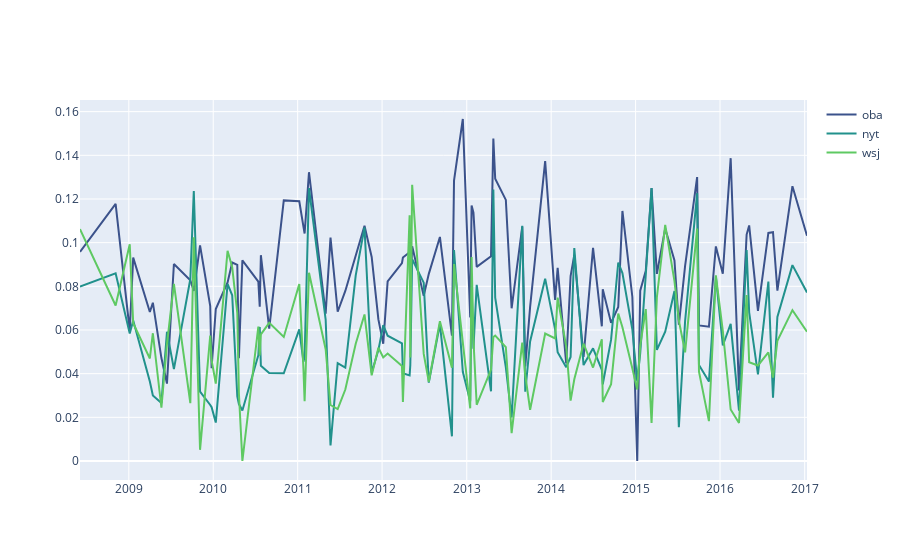

Notebook source saved alongside this figure:
### Code cell
# Could also do one emotion at a time and color by source

# emotion name (fear,anger,trust,surprise,positive,negative,sadness,disgust,joy,anticipation)
emodata = facetPlotData.query('emotion == "joy"') # oba, nyt, wsj

# extract color palette, the palette can be changed
# Same number of colors as number of Attributes
list_source = list(set(facetPlotData['source']))
pal = list(sns.color_palette(palette='viridis', n_colors=len(list_source)).as_hex())

fig = go.Figure()
for d,p in zip(list_source, pal):
    fig.add_trace(go.Scatter(x = emodata[emodata['source']==d]['date'],
                             y = emodata[emodata['source']==d]['emoValue'],
                             name = d,
                             line_color = p, 
                             fill=None)) 

fig.show()
